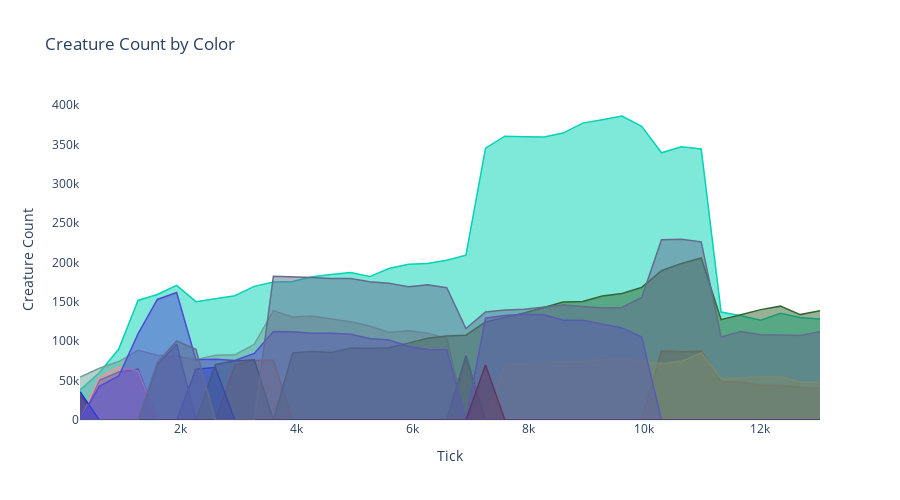

Notebook source saved alongside this figure:
### Code cell
# Plot creature count by tick, colored by original color RGB (with fills)
# Each curve represents creatures with a specific original color, colored by that color's RGB values
# Added area fills to 0 with alpha=0.5 for overlapping visualization

import plotly.graph_objects as go  # pyright: ignore[reportMissingImports]

plot_df = df.sort_values("tick").copy()

# Collect all unique original colors from top N columns across all ticks
all_colors = set()
for i in range(1, 6):  # top 1-5
    col_name = f"original_color_top{i}"
    if col_name in plot_df.columns:
        colors = plot_df[col_name].dropna().unique()
        all_colors.update(colors)

if not all_colors:
    print("No original_color data found in parquet file. Regenerate parquet with updated stats_shots_to_parquet.py.")
else:
    # For each color, track its count over time
    color_data = {}
    for color_str in all_colors:
        color_data[color_str] = []
    
    # Extract counts for each color at each tick
    for _, row in plot_df.iterrows():
        tick = row["tick"]
        for color_str in all_colors:
            count = None
            # Check top 1-5 columns for this color
            for i in range(1, 6):
                top_col = f"original_color_top{i}"
                count_col = f"original_color_top{i}_count"
                if top_col in row and row[top_col] == color_str:
                    if count_col in row:
                        count = row[count_col]
                    break
            color_data[color_str].append((tick, count if count is not None else 0))
    
    # Create Plotly figure
    fig = go.Figure()
    
    for color_str in sorted(all_colors):
        # Parse RGB values from color string (format: "R_G_B")
        try:
            parts = color_str.split("_")
            if len(parts) == 3:
                r = int(parts[0])
                g = int(parts[1])
                b = int(parts[2])
                rgb_color = f"rgb({r}, {g}, {b})"
                rgba_color = f"rgba({r}, {g}, {b}, 0.5)"  # Add alpha=0.5 for fill
            else:
                rgb_color = "rgb(128, 128, 128)"  # Default gray if parsing fails
                rgba_color = "rgba(128, 128, 128, 0.5)"
        except (ValueError, IndexError):
            rgb_color = "rgb(128, 128, 128)"  # Default gray if parsing fails
            rgba_color = "rgba(128, 128, 128, 0.5)"
        
        # Extract ticks and counts for this color
        ticks = [t for t, _ in color_data[color_str]]
        counts = [c for _, c in color_data[color_str]]
        
        # Only plot if there's at least one non-zero count
        if any(c > 0 for c in counts):
            fig.add_trace(go.Scatter(
                x=ticks,
                y=counts,
                mode='lines',
                name=color_str,
                line=dict(width=1.5, color=rgb_color),
                fill='tozeroy',
                fillcolor=rgba_color,
                opacity=0.7,
                showlegend=False
            ))
    
    fig.update_layout(
        title="Creature Count by Color",
        xaxis_title="Tick",
        yaxis_title="Creature Count",
        height=500,
        template="plotly_white",
        xaxis=dict(showgrid=False),
        yaxis=dict(showgrid=False)
    )
    fig.show()

### Figure 1 — Plotly figure (JSON) as saved in the notebook; plotly's stock layout.template omitted (floating-point values rounded to 4 significant figures)
{"data": [{"fill": "tozeroy", "fillcolor": "rgba(0, 212, 180, 0.5)", "line": {"color": "rgb(0, 212, 180)", "width": 1.5}, "mode": "lines", "name": "0_212_180", "opacity": 0.7, "showlegend": false, "type": "scatter", "x": [268, 602, 937, 1269, 1602, 1935, 2268, 2603, 2939, 3274, 3604, 3937, 4270, 4604, 4935, 5266, 5597, 5933, 6266, 6595, 6926, 7264, 7598, 7933, 8272, 8602, 8939, 9278, 9618, 9958, 10300, 10644, 10985, 11328, 11669, 12011, 12352, 12692, 13034], "y": [38035, 60057, 90158, 151851, 159445, 171027, 150263, 154418, 157761, 169723, 175121, 175777, 181862, 184848, 187260, 182144, 192310, 197680, 198810, 202913, 209232, 345174, 360391, 359722, 359526, 364354, 377027, 381359, 386077, 372996, 339311, 347024, 344235, 137106, 132382, 126610, 135642, 130245, 128155]}, {"fill": "tozeroy", "fillcolor": "rgba(110, 162, 155, 0.5)", "line": {"color": "rgb(110, 162, 155)", "width": 1.5}, "mode": "lines", "name": "110_162_155", "opacity": 0.7, "showlegend": false, "type": "scatter", "x": [268, 602, 937, 1269, 1602, 1935, 2268, 2603, 2939, 3274, 3604, 3937, 4270, 4604, 4935, 5266, 5597, 5933, 6266, 6595, 6926, 7264, 7598, 7933, 8272, 8602, 8939, 9278, 9618, 9958, 10300, 10644, 10985, 11328, 11669, 12011, 12352, 12692, 13034], "y": [54585, 65664, 74262, 88476, 82356, 80902, 76491, 82139, 82763, 96045, 139001, 130942, 131891, 128438, 124780, 119267, 111019, 113231, 110341, 103686, 0, 0, 0, 0, 0, 0, 0, 0, 0, 0, 0, 0, 0, 0, 0, 0, 0, 0, 0]}, {"fill": "tozeroy", "fillcolor": "rgba(151, 86, 95, 0.5)", "line": {"color": "rgb(151, 86, 95)", "width": 1.5}, "mode": "lines", "name": "151_86_95", "opacity": 0.7, "showlegend": false, "type": "scatter", "x": [268, 602, 937, 1269, 1602, 1935, 2268, 2603, 2939, 3274, 3604, 3937, 4270, 4604, 4935, 5266, 5597, 5933, 6266, 6595, 6926, 7264, 7598, 7933, 8272, 8602, 8939, 9278, 9618, 9958, 10300, 10644, 10985, 11328, 11669, 12011, 12352, 12692, 13034], "y": [32025, 0, 0, 0, 0, 0, 0, 0, 0, 0, 0, 0, 0, 0, 0, 0, 0, 0, 0, 0, 0, 0, 0, 0, 0, 0, 0, 0, 0, 0, 0, 0, 0, 0, 0, 0, 0, 0, 0]}, {"fill": "tozeroy", "fillcolor": "rgba(170, 120, 41, 0.5)", "line": {"color": "rgb(170, 120, 41)", "width": 1.5}, "mode": "lines", "name": "170_120_41", "opacity": 0.7, "showlegend": false, "type": "scatter", "x": [268, 602, 937, 1269, 1602, 1935, 2268, 2603, 2939, 3274, 3604, 3937, 4270, 4604, 4935, 5266, 5597, 5933, 6266, 6595, 6926, 7264, 7598, 7933, 8272, 8602, 8939, 9278, 9618, 9958, 10300, 10644, 10985, 11328, 11669, 12011, 12352, 12692, 13034], "y": [0, 0, 0, 0, 0, 0, 0, 0, 69278, 75448, 75947, 0, 0, 0, 0, 0, 0, 0, 0, 0, 77131, 0, 0, 0, 0, 0, 0, 0, 0, 0, 87458, 86668, 87147, 48878, 47808, 44229, 43936, 41450, 39999]}, {"fill": "tozeroy", "fillcolor": "rgba(17, 55, 189, 0.5)", "line": {"color": "rgb(17, 55, 189)", "width": 1.5}, "mode": "lines", "name": "17_55_189", "opacity": 0.7, "showlegend": false, "type": "scatter", "x": [268, 602, 937, 1269, 1602, 1935, 2268, 2603, 2939, 3274, 3604, 3937, 4270, 4604, 4935, 5266, 5597, 5933, 6266, 6595, 6926, 7264, 7598, 7933, 8272, 8602, 8939, 9278, 9618, 9958, 10300, 10644, 10985, 11328, 11669, 12011, 12352, 12692, 13034], "y": [0, 50353, 61034, 64311, 0, 0, 64626, 66759, 0, 0, 0, 0, 0, 0, 0, 0, 0, 0, 0, 0, 0, 0, 0, 0, 0, 0, 0, 0, 0, 0, 0, 0, 0, 0, 0, 0, 0, 0, 0]}, {"fill": "tozeroy", "fillcolor": "rgba(209, 75, 35, 0.5)", "line": {"color": "rgb(209, 75, 35)", "width": 1.5}, "mode": "lines", "name": "209_75_35", "opacity": 0.7, "showlegend": false, "type": "scatter", "x": [268, 602, 937, 1269, 1602, 1935, 2268, 2603, 2939, 3274, 3604, 3937, 4270, 4604, 4935, 5266, 5597, 5933, 6266, 6595, 6926, 7264, 7598, 7933, 8272, 8602, 8939, 9278, 9618, 9958, 10300, 10644, 10985, 11328, 11669, 12011, 12352, 12692, 13034], "y": [30829, 0, 0, 0, 0, 0, 0, 0, 0, 0, 0, 0, 0, 0, 0, 0, 0, 0, 0, 0, 0, 0, 0, 0, 0, 0, 0, 0, 0, 0, 0, 0, 0, 0, 0, 0, 0, 0, 0]}, {"fill": "tozeroy", "fillcolor": "rgba(232, 150, 156, 0.5)", "line": {"color": "rgb(232, 150, 156)", "width": 1.5}, "mode": "lines", "name": "232_150_156", "opacity": 0.7, "showlegend": false, "type": "scatter", "x": [268, 602, 937, 1269, 1602, 1935, 2268, 2603, 2939, 3274, 3604, 3937, 4270, 4604, 4935, 5266, 5597, 5933, 6266, 6595, 6926, 7264, 7598, 7933, 8272, 8602, 8939, 9278, 9618, 9958, 10300, 10644, 10985, 11328, 11669, 12011, 12352, 12692, 13034], "y": [0, 54011, 66954, 62800, 0, 0, 0, 0, 0, 0, 0, 0, 0, 0, 0, 0, 0, 0, 0, 0, 0, 0, 0, 0, 0, 0, 0, 0, 0, 0, 0, 0, 0, 0, 0, 0, 0, 0, 0]}, {"fill": "tozeroy", "fillcolor": "rgba(249, 240, 108, 0.5)", "line": {"color": "rgb(249, 240, 108)", "width": 1.5}, "mode": "lines", "name": "249_240_108", "opacity": 0.7, "showlegend": false, "type": "scatter", "x": [268, 602, 937, 1269, 1602, 1935, 2268, 2603, 2939, 3274, 3604, 3937, 4270, 4604, 4935, 5266, 5597, 5933, 6266, 6595, 6926, 7264, 7598, 7933, 8272, 8602, 8939, 9278, 9618, 9958, 10300, 10644, 10985, 11328, 11669, 12011, 12352, 12692, 13034], "y": [0, 0, 0, 0, 0, 0, 0, 0, 0, 0, 0, 0, 0, 0, 0, 0, 0, 0, 0, 0, 0, 0, 70663, 72113, 73109, 73804, 74564, 76613, 77199, 74578, 71439, 74479, 85271, 52290, 53672, 54737, 55349, 47841, 48006]}, {"fill": "tozeroy", "fillcolor": "rgba(45, 86, 181, 0.5)", "line": {"color": "rgb(45, 86, 181)", "width": 1.5}, "mode": "lines", "name": "45_86_181", "opacity": 0.7, "showlegend": false, "type": "scatter", "x": [268, 602, 937, 1269, 1602, 1935, 2268, 2603, 2939, 3274, 3604, 3937, 4270, 4604, 4935, 5266, 5597, 5933, 6266, 6595, 6926, 7264, 7598, 7933, 8272, 8602, 8939, 9278, 9618, 9958, 10300, 10644, 10985, 11328, 11669, 12011, 12352, 12692, 13034], "y": [0, 0, 0, 0, 69921, 96287, 0, 0, 0, 0, 0, 0, 0, 0, 0, 0, 0, 0, 0, 0, 81820, 0, 0, 0, 0, 0, 0, 0, 0, 0, 0, 0, 0, 0, 0, 0, 0, 0, 0]}, {"fill": "tozeroy", "fillcolor": "rgba(51, 102, 51, 0.5)", "line": {"color": "rgb(51, 102, 51)", "width": 1.5}, "mode": "lines", "name": "51_102_51", "opacity": 0.7, "showlegend": false, "type": "scatter", "x": [268, 602, 937, 1269, 1602, 1935, 2268, 2603, 2939, 3274, 3604, 3937, 4270, 4604, 4935, 5266, 5597, 5933, 6266, 6595, 6926, 7264, 7598, 7933, 8272, 8602, 8939, 9278, 9618, 9958, 10300, 10644, 10985, 11328, 11669, 12011, 12352, 12692, 13034], "y": [0, 0, 0, 0, 0, 0, 0, 70326, 75038, 76549, 0, 85163, 87054, 85702, 91541, 91237, 91674, 97628, 103871, 106761, 107729, 124645, 130129, 136036, 142975, 149955, 150634, 157544, 160623, 168461, 189565, 198867, 205744, 127371, 133589, 140184, 144607, 133851, 138638]}, {"fill": "tozeroy", "fillcolor": "rgba(6, 57, 211, 0.5)", "line": {"color": "rgb(6, 57, 211)", "width": 1.5}, "mode": "lines", "name": "6_57_211", "opacity": 0.7, "showlegend": false, "type": "scatter", "x": [268, 602, 937, 1269, 1602, 1935, 2268, 2603, 2939, 3274, 3604, 3937, 4270, 4604, 4935, 5266, 5597, 5933, 6266, 6595, 6926, 7264, 7598, 7933, 8272, 8602, 8939, 9278, 9618, 9958, 10300, 10644, 10985, 11328, 11669, 12011, 12352, 12692, 13034], "y": [35831, 0, 0, 0, 0, 0, 0, 0, 0, 0, 0, 0, 0, 0, 0, 0, 0, 0, 0, 0, 0, 0, 0, 0, 0, 0, 0, 0, 0, 0, 0, 0, 0, 0, 0, 0, 0, 0, 0]}, {"fill": "tozeroy", "fillcolor": "rgba(81, 74, 209, 0.5)", "line": {"color": "rgb(81, 74, 209)", "width": 1.5}, "mode": "lines", "name": "81_74_209", "opacity": 0.7, "showlegend": false, "type": "scatter", "x": [268, 602, 937, 1269, 1602, 1935, 2268, 2603, 2939, 3274, 3604, 3937, 4270, 4604, 4935, 5266, 5597, 5933, 6266, 6595, 6926, 7264, 7598, 7933, 8272, 8602, 8939, 9278, 9618, 9958, 10300, 10644, 10985, 11328, 11669, 12011, 12352, 12692, 13034], "y": [0, 42887, 55838, 109435, 153096, 162001, 76449, 77071, 75630, 84540, 112489, 112187, 110329, 110138, 108758, 103631, 101581, 93630, 89693, 89187, 0, 129471, 132738, 134449, 133728, 126740, 126832, 121993, 116924, 105461, 0, 0, 0, 0, 0, 0, 0, 0, 0]}, {"fill": "tozeroy", "fillcolor": "rgba(92, 2, 47, 0.5)", "line": {"color": "rgb(92, 2, 47)", "width": 1.5}, "mode": "lines", "name": "92_2_47", "opacity": 0.7, "showlegend": false, "type": "scatter", "x": [268, 602, 937, 1269, 1602, 1935, 2268, 2603, 2939, 3274, 3604, 3937, 4270, 4604, 4935, 5266, 5597, 5933, 6266, 6595, 6926, 7264, 7598, 7933, 8272, 8602, 8939, 9278, 9618, 9958, 10300, 10644, 10985, 11328, 11669, 12011, 12352, 12692, 13034], "y": [0, 0, 0, 0, 0, 0, 0, 0, 0, 0, 0, 0, 0, 0, 0, 0, 0, 0, 0, 0, 0, 69692, 0, 0, 0, 0, 0, 0, 0, 0, 0, 0, 0, 0, 0, 0, 0, 0, 0]}, {"fill": "tozeroy", "fillcolor": "rgba(99, 108, 144, 0.5)", "line": {"color": "rgb(99, 108, 144)", "width": 1.5}, "mode": "lines", "name": "99_108_144", "opacity": 0.7, "showlegend": false, "type": "scatter", "x": [268, 602, 937, 1269, 1602, 1935, 2268, 2603, 2939, 3274, 3604, 3937, 4270, 4604, 4935, 5266, 5597, 5933, 6266, 6595, 6926, 7264, 7598, 7933, 8272, 8602, 8939, 9278, 9618, 9958, 10300, 10644, 10985, 11328, 11669, 12011, 12352, 12692, 13034], "y": [0, 0, 0, 0, 72779, 100323, 89879, 0, 0, 0, 182530, 182139, 180901, 179695, 179793, 175636, 173669, 169224, 171607, 167948, 116115, 137107, 139735, 140722, 143134, 146133, 144293, 142208, 142890, 155597, 229060, 229567, 226259, 105381, 112527, 108421, 107936, 107336, 112222]}], "layout": {"height": 500, "title": {"text": "Creature Count by Color"}, "xaxis": {"showgrid": false, "title": {"text": "Tick"}}, "yaxis": {"showgrid": false, "title": {"text": "Creature Count"}}}}
